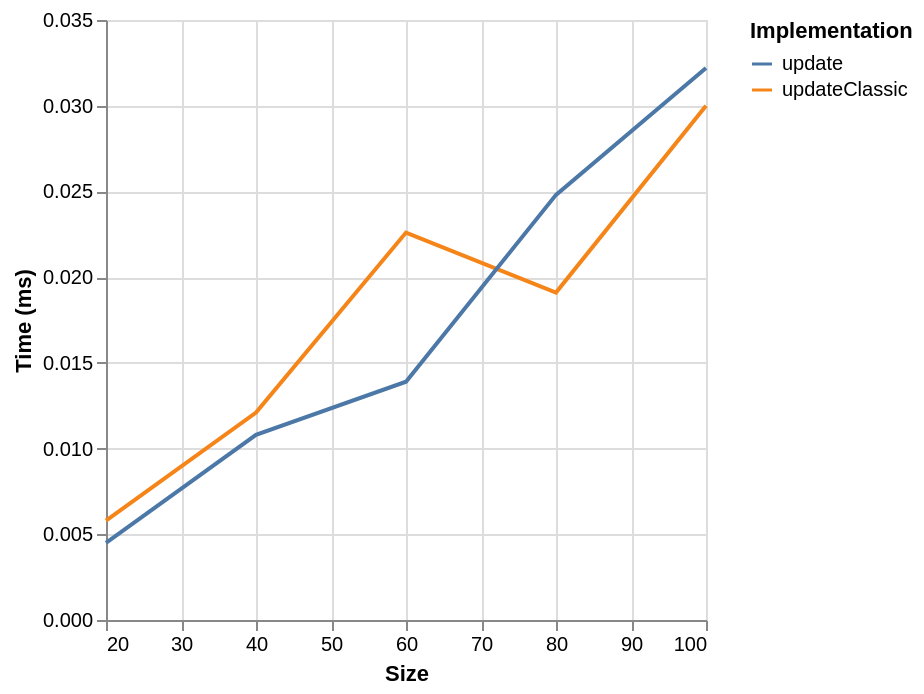

Express this chart as Vega-Lite.
### Vega specification from a JSON file in a GitHub repository (floating-point values rounded to 4 significant figures)
{"$schema": "https://vega.github.io/schema/vega/v6.json", "background": "white", "padding": 5, "width": 300, "height": 300, "style": "cell", "data": [{"name": "source_0", "values": [{"ms": 0.0058, "series": "updateClassic", "size": 20}, {"ms": 0.0121, "series": "updateClassic", "size": 40}, {"ms": 0.0226, "series": "updateClassic", "size": 60}, {"ms": 0.0191, "series": "updateClassic", "size": 80}, {"ms": 0.03, "series": "updateClassic", "size": 100}, {"ms": 0.0045, "series": "update", "size": 20}, {"ms": 0.0108, "series": "update", "size": 40}, {"ms": 0.0139, "series": "update", "size": 60}, {"ms": 0.0248, "series": "update", "size": 80}, {"ms": 0.0322, "series": "update", "size": 100}]}, {"name": "data_0", "source": "source_0", "transform": [{"type": "formula", "expr": "toNumber(datum[\"size\"])", "as": "size"}]}], "marks": [{"name": "pathgroup", "type": "group", "from": {"facet": {"name": "faceted_path_main", "data": "data_0", "groupby": ["series"]}}, "encode": {"update": {"width": {"field": {"group": "width"}}, "height": {"field": {"group": "height"}}}}, "marks": [{"name": "marks", "type": "line", "style": ["line"], "sort": {"field": "x"}, "from": {"data": "faceted_path_main"}, "encode": {"update": {"stroke": {"scale": "color", "field": "series"}, "description": {"signal": "\"Size: \" + (format(datum[\"size\"], \"\")) + \"; Time (ms): \" + (format(datum[\"ms\"], \"\")) + \"; series: \" + (isValid(datum[\"series\"]) ? isArray(datum[\"series\"]) ? join(datum[\"series\"], ' ') : datum[\"series\"] : \"\"+datum[\"series\"])"}, "x": {"scale": "x", "field": "size"}, "y": {"scale": "y", "field": "ms"}, "defined": {"signal": "isValid(datum[\"size\"]) && isFinite(+datum[\"size\"]) && isValid(datum[\"ms\"]) && isFinite(+datum[\"ms\"])"}}}}]}], "scales": [{"name": "x", "type": "linear", "domain": {"data": "data_0", "field": "size"}, "range": [0, {"signal": "width"}], "nice": true, "zero": false}, {"name": "y", "type": "linear", "domain": {"data": "data_0", "field": "ms"}, "range": [{"signal": "height"}, 0], "nice": true, "zero": true}, {"name": "color", "type": "ordinal", "domain": {"data": "data_0", "field": "series", "sort": true}, "range": "category"}], "axes": [{"scale": "x", "orient": "bottom", "gridScale": "y", "grid": true, "tickCount": {"signal": "ceil(width/40)"}, "domain": false, "labels": false, "aria": false, "maxExtent": 0, "minExtent": 0, "ticks": false, "zindex": 0}, {"scale": "y", "orient": "left", "gridScale": "x", "grid": true, "tickCount": {"signal": "ceil(height/40)"}, "domain": false, "labels": false, "aria": false, "maxExtent": 0, "minExtent": 0, "ticks": false, "zindex": 0}, {"scale": "x", "orient": "bottom", "grid": false, "title": "Size", "labelFlush": true, "labelOverlap": true, "tickCount": {"signal": "ceil(width/40)"}, "zindex": 0}, {"scale": "y", "orient": "left", "grid": false, "title": "Time (ms)", "labelOverlap": true, "tickCount": {"signal": "ceil(height/40)"}, "zindex": 0}], "legends": [{"orient": "right", "symbolLimit": 30, "title": "Implementation", "stroke": "color", "symbolType": "stroke"}]}
